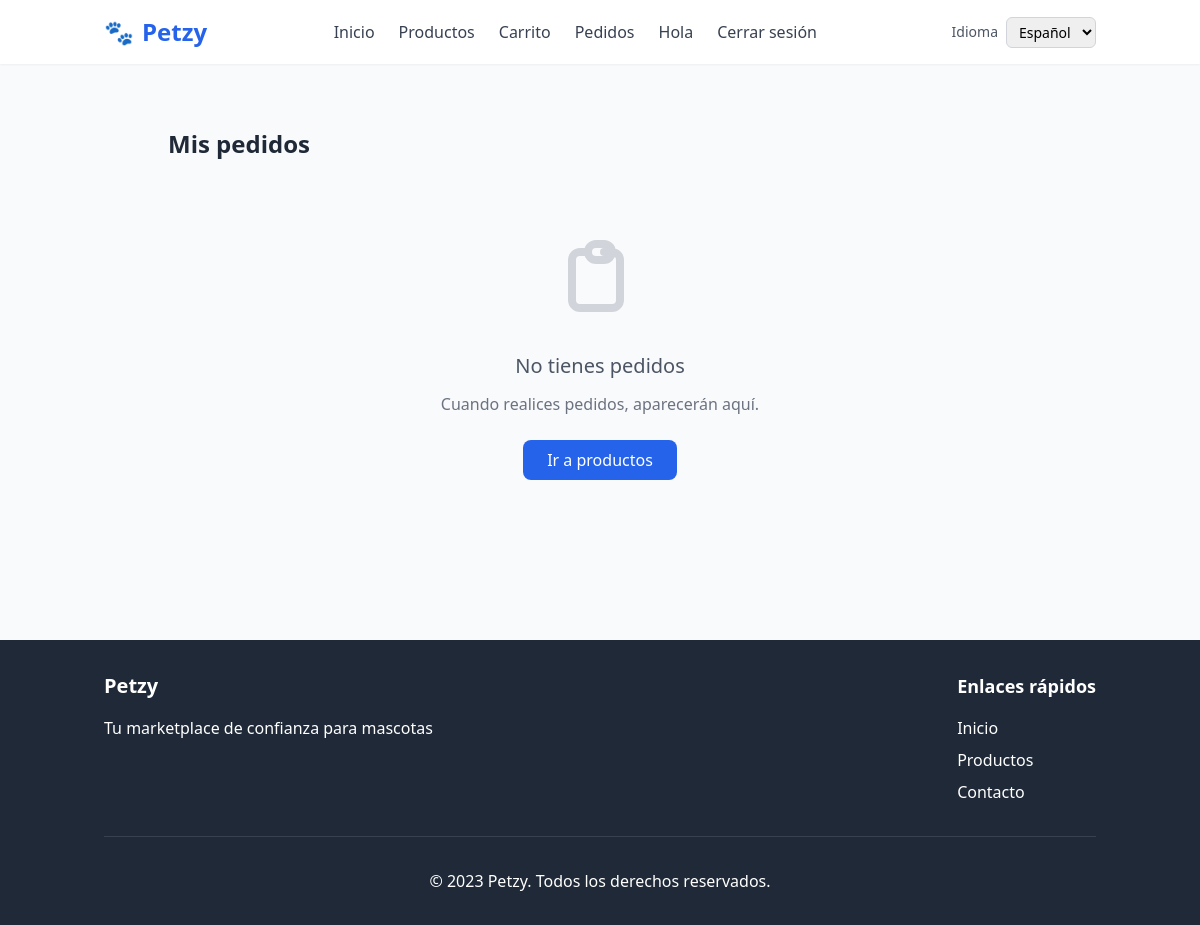
Page /orders/ (signed in) on the earlier database version.
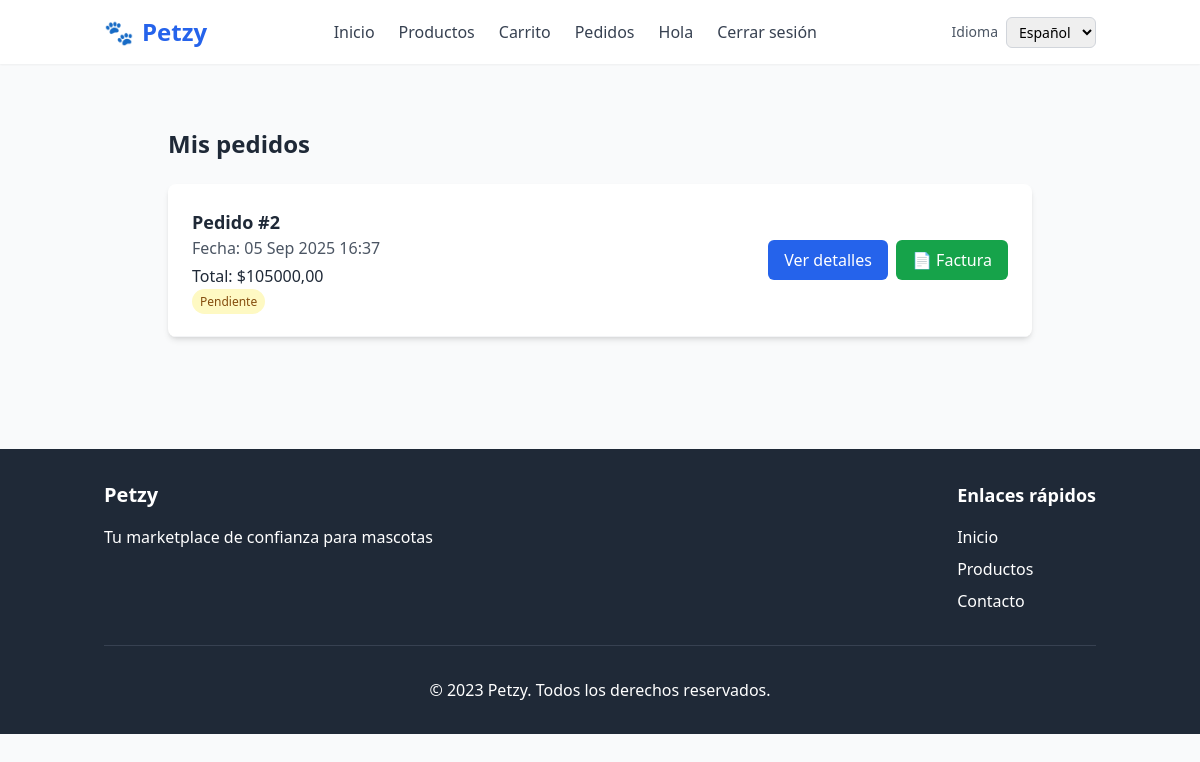
Same page on the later database version.
### orders/models.py (models this page shows, shortened)
class Order(models.Model):
    ESTADOS = [
        ("pendiente", "Pendiente"),
        ("pagado", "Pagado"),
        ("enviado", "Enviado"),
        ("cancelado", "Cancelado"),
    ]
    usuario = models.ForeignKey(Usuario, on_delete=models.CASCADE, related_name="orders")
    estado = models.CharField(max_length=20, choices=ESTADOS, default="pendiente")
    fecha = models.DateTimeField(auto_now_add=True)
    total = models.DecimalField(max_digits=10, decimal_places=2, default=0)

### orders/views.py (the view)
# urls.py: path("", order_list, name="list"),
@login_required
def order_list(request):
    orders = Order.objects.filter(usuario=request.user).order_by("-fecha")
    return render(request, "orders/order_list.html", {"orders": orders})

### templates/orders/order_list.html (shortened to what this page needs)
{% extends "base.html" %}
{% block content %}
<div class="container mx-auto px-4 py-8 max-w-4xl">
    <h2 class="text-2xl font-bold text-gray-800 mb-6">Mis pedidos</h2>
    {% if orders %}
    <div class="bg-white shadow-md rounded-lg overflow-hidden">
        {% for order in orders %}
        <div class="p-6 border-b border-gray-100 hover:bg-gray-50 transition duration-150">
            <div class="flex flex-col md:flex-row md:items-center md:justify-between">
                <div class="mb-4 md:mb-0">
                    <h3 class="text-lg font-semibold text-gray-800">Pedido #{{ order.id }}</h3>
                    <p class="text-gray-600">Fecha: {{ order.fecha|date:"d M Y H:i" }}</p>
                    <p class="text-gray-800 font-medium mt-1">Total: ${{ order.total }}</p>
                    <span class="px-2 py-1 text-xs font-medium rounded-full
                        {% if order.estado == 'pagado' %}bg-green-100 text-green-800
                        {% elif order.estado == 'pendiente' %}bg-yellow-100 text-yellow-800
                        {% elif order.estado == 'cancelado' %}bg-red-100 text-red-800
                        {% elif order.estado == 'enviado' %}bg-blue-100 text-blue-800
                        {% else %}bg-gray-100 text-gray-800{% endif %}">
                        {{ order.get_estado_display }}
                    </span>
                </div>
                <div class="flex space-x-2">
                    <a href="{% url 'orders:confirm' order.id %}"
                       class="inline-flex items-center px-4 py-2 bg-blue-600 text-white rounded-md hover:bg-blue-700 transition duration-200">
                        Ver detalles
                    </a>
                    <a href="{% url 'orders:factura' order.id %}"
                       class="inline-flex items-center px-4 py-2 bg-green-600 text-white rounded-md hover:bg-green-700 transition duration-200">
                        📄 Factura
                    </a>
                </div>
            </div>
        </div>
        {% endfor %}
    </div>
    {% else %}
    <div class="text-center py-12">
        <div class="mx-auto h-24 w-24 text-gray-300 mb-6">
        </div>
        <h3 class="text-xl font-medium text-gray-600 mb-3">No tienes pedidos</h3>
        <p class="text-gray-500 mb-6">Cuando realices pedidos, aparecerán aquí.</p>
        <a href="{% url 'products:list' %}" class="inline-block bg-blue-600 hover:bg-blue-700 text-white font-medium py-2 px-6 rounded-lg transition duration-200">
            Ir a productos
        </a>
    </div>
    {% endif %}
</div>
{% endblock %}

Differences in the rows shown:
added Order: id "2", fecha "05 Sep 2025 16:37", total "105000,00", estado "Pendiente"
Other differences:
text no longer shown: "No tienes pedidos Cuando realices pedidos, aparecerán aquí. Ir a productos"
